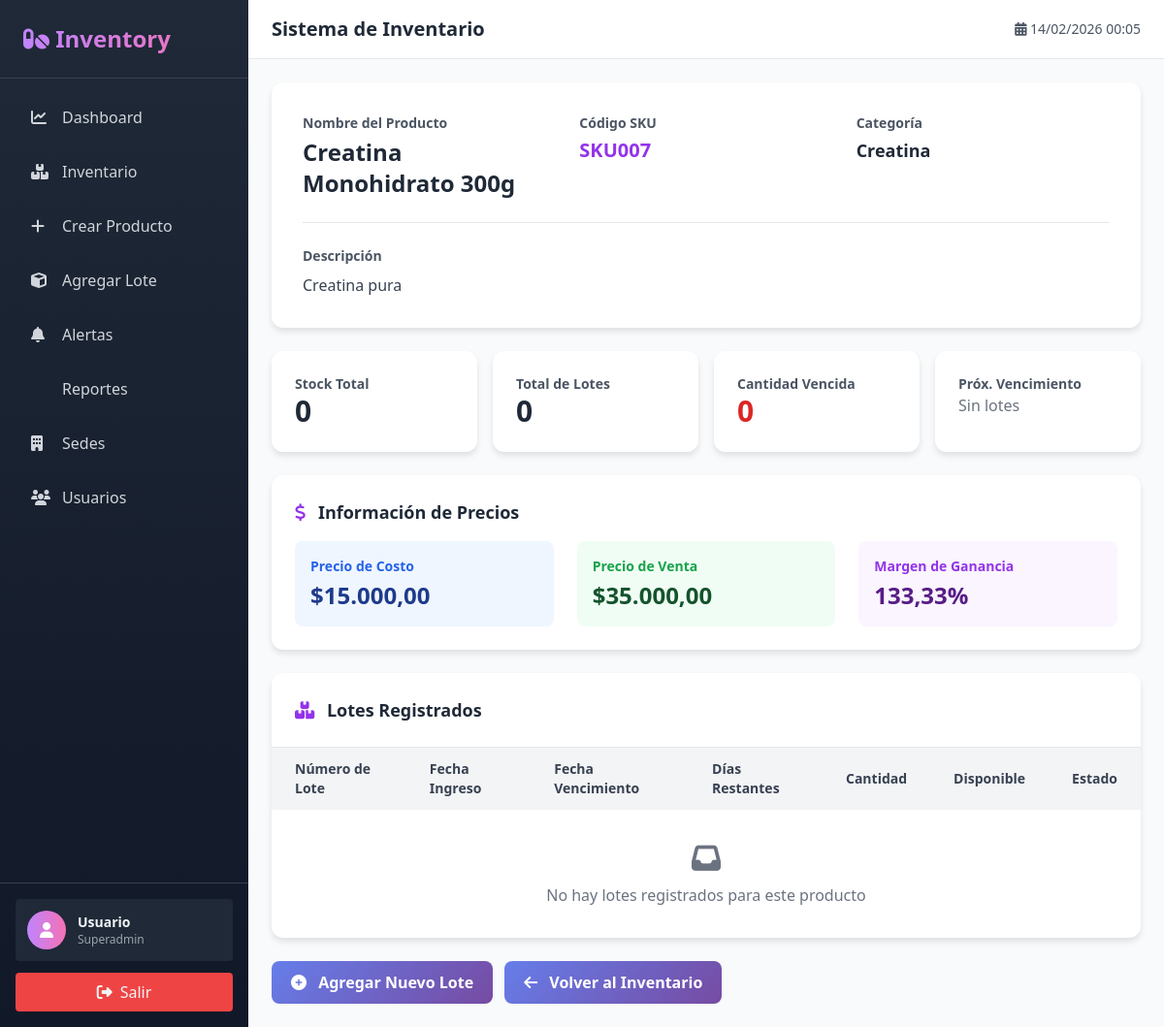
Screenshot of /index.php?action=detalles_producto&id=7 (signed in) with the database file from the repository.
### tables this page shows
CREATE TABLE productos (
    id INT PRIMARY KEY AUTO_INCREMENT,
    nombre VARCHAR(150) NOT NULL,
    codigo_sku VARCHAR(50) UNIQUE,
    categoria_id INT NOT NULL,
    descripcion TEXT,
    precio_costo DECIMAL(10, 2) NOT NULL,
    precio_venta DECIMAL(10, 2) NOT NULL,
    stock_minimo INT DEFAULT 10,
    estado ENUM('activo', 'inactivo') DEFAULT 'activo',
    created_at TIMESTAMP DEFAULT CURRENT_TIMESTAMP,
    updated_at TIMESTAMP DEFAULT CURRENT_TIMESTAMP ON UPDATE CURRENT_TIMESTAMP,
    FOREIGN KEY (categoria_id) REFERENCES categorias(id) ON DELETE RESTRICT,
    INDEX(nombre),
    INDEX(codigo_sku),
    INDEX(categoria_id)
);

CREATE TABLE categorias (
    id INT PRIMARY KEY AUTO_INCREMENT,
    nombre VARCHAR(100) NOT NULL UNIQUE,
    descripcion TEXT,
    created_at TIMESTAMP DEFAULT CURRENT_TIMESTAMP,
    updated_at TIMESTAMP DEFAULT CURRENT_TIMESTAMP ON UPDATE CURRENT_TIMESTAMP
);

### app/controllers/BaseController.php (called while the page is built, shortened)
<?php
class BaseController {
    protected $db;
    protected $usuario = null;
    public function __construct($db) {
        $this->db = $db;
        $this->verificarSesion();
    }
    protected function verificarSesion() {
        if (!isset($_SESSION['usuario_id'])) {
            if ($this->noEsRutaPublica()) {
                header('Location: /index.php?action=login');
                exit;
            }
        } else {
            $this->cargarUsuario();
        }
    }
    protected function cargarUsuario() {
        $usuario_id = $_SESSION['usuario_id'] ?? null;
        $query = "SELECT u.*, s.nombre as sede_nombre FROM usuarios u
                  LEFT JOIN sedes s ON u.sede_id = s.id
                  WHERE u.id = ?";
        $stmt = $this->db->prepare($query);
        $stmt->bind_param('i', $usuario_id);
        $stmt->execute();
        $result = $stmt->get_result();
        if ($result->num_rows > 0) {
            $this->usuario = $result->fetch_assoc();
        } else {
            session_destroy();
            header('Location: /index.php?action=login');
            exit;
        }
    }
    protected function usuarioActual() {
        return $this->usuario;
    }
    protected function renderizar($vista, $datos = []) {
        extract($datos);
        $archivo = __DIR__ . '/../views/' . $vista . '.php';
        include $archivo;
        include __DIR__ . '/../views/layout.php';
    }
}
?>

### app/controllers/InventoryController.php (called while the page is built, shortened)
<?php
class InventoryController extends BaseController
{
    public function detallesProducto()
    {
        $producto_id = $_GET['id'] ?? '';
        $usuario = $this->usuarioActual();
        $producto = $this->obtenerDetallesProducto($producto_id, $usuario['sede_id']);
        $lotes = $this->obtenerLotesProducto($producto_id, $usuario['sede_id']);
        $this->renderizar('inventory/detalles_producto', [
            'producto' => $producto,
            'lotes' => $lotes,
            'usuario' => $usuario
        ]);
    }
    private function obtenerDetallesProducto($producto_id, $sede_id)
    {
        $query = "SELECT p.*, c.nombre as categoria
                 FROM productos p
                 LEFT JOIN categorias c ON p.categoria_id = c.id
                 WHERE p.id = ?";
        $stmt = $this->db->prepare($query);
        $stmt->bind_param('i', $producto_id);
        $stmt->execute();
        $result = $stmt->get_result();
        $producto = $result->fetch_assoc();
        $lotesQuery = "SELECT
                        SUM(cantidad_disponible) as stock,
                        MIN(fecha_vencimiento) as proximo_vencimiento,
                        COUNT(*) as total_lotes,
                        SUM(CASE WHEN DATEDIFF(fecha_vencimiento, CURDATE()) < 0 AND cantidad_disponible > 0 THEN cantidad_disponible ELSE 0 END) as cantidad_vencida
                      FROM lotes_productos
                      WHERE producto_id = ? AND sede_id = ? AND cantidad_disponible > 0";
        $stmt = $this->db->prepare($lotesQuery);
        $stmt->bind_param('ii', $producto_id, $sede_id);
        $stmt->execute();
        $info = $stmt->get_result()->fetch_assoc();
        $producto = array_merge($producto, $info);
        return $producto;
    }
    private function obtenerLotesProducto($producto_id, $sede_id)
    {
        $lotes = [];
        return $lotes;
    }
}

### app/views/inventory/detalles_producto.php (the view, shortened to what this page needs)
<div class="space-y-6">
    <div class="card p-8">
        <div class="grid grid-cols-1 md:grid-cols-3 gap-6">
            <div>
                <p class="text-sm text-gray-600 font-semibold mb-1">Nombre del Producto</p>
                <p class="text-2xl font-bold text-gray-800"><?php echo htmlspecialchars($producto['nombre']); ?></p>
            </div>
            <div>
                <p class="text-sm text-gray-600 font-semibold mb-1">Código SKU</p>
                <p class="text-xl font-semibold text-purple-600"><?php echo htmlspecialchars($producto['codigo_sku']); ?></p>
            </div>
            <div>
                <p class="text-sm text-gray-600 font-semibold mb-1">Categoría</p>
                <p class="text-lg font-semibold text-gray-800"><?php echo htmlspecialchars($producto['categoria']); ?></p>
            </div>
        </div>
        <div class="mt-6 pt-6 border-t">
            <p class="text-sm text-gray-600 font-semibold mb-2">Descripción</p>
            <p class="text-gray-700"><?php echo htmlspecialchars($producto['descripcion']); ?></p>
        </div>
    </div>
    <div class="grid grid-cols-1 md:grid-cols-4 gap-4">
        <div class="card p-6">
            <p class="text-gray-600 text-sm font-semibold">Stock Total</p>
            <h3 class="text-3xl font-bold text-gray-800"><?php echo $producto['stock'] ?? 0; ?></h3>
        </div>
        <div class="card p-6">
            <p class="text-gray-600 text-sm font-semibold">Total de Lotes</p>
            <h3 class="text-3xl font-bold text-gray-800"><?php echo $producto['total_lotes'] ?? 0; ?></h3>
        </div>
        <div class="card p-6">
            <p class="text-gray-600 text-sm font-semibold">Cantidad Vencida</p>
            <h3 class="text-3xl font-bold text-red-600"><?php echo $producto['cantidad_vencida'] ?? 0; ?></h3>
        </div>
        <div class="card p-6">
            <p class="text-gray-600 text-sm font-semibold">Próx. Vencimiento</p>
            <?php if ($producto['proximo_vencimiento']): ?>
                <h3 class="text-xl font-bold text-gray-800"><?php echo date('d/m/Y', strtotime($producto['proximo_vencimiento'])); ?></h3>
            <?php else: ?>
                <p class="text-gray-500">Sin lotes</p>
            <?php endif; ?>
        </div>
    </div>
    <div class="card p-6">
        <h3 class="text-lg font-bold text-gray-800 mb-4">
            <i class="fas fa-dollar-sign text-purple-600 mr-2"></i> Información de Precios
        </h3>
        <div class="grid grid-cols-1 md:grid-cols-3 gap-6">
            <div class="p-4 bg-blue-50 rounded-lg">
                <p class="text-sm text-blue-600 font-semibold mb-1">Precio de Costo</p>
                <p class="text-2xl font-bold text-blue-900">$<?php echo number_format($producto['precio_costo'], 2, ',', '.'); ?></p>
            </div>
            <div class="p-4 bg-green-50 rounded-lg">
                <p class="text-sm text-green-600 font-semibold mb-1">Precio de Venta</p>
                <p class="text-2xl font-bold text-green-900">$<?php echo number_format($producto['precio_venta'], 2, ',', '.'); ?></p>
            </div>
            <div class="p-4 bg-purple-50 rounded-lg">
                <p class="text-sm text-purple-600 font-semibold mb-1">Margen de Ganancia</p>
                <?php $ganancia = (($producto['precio_venta'] - $producto['precio_costo']) / $producto['precio_costo']) * 100; ?>
                <p class="text-2xl font-bold text-purple-900"><?php echo number_format($ganancia, 2, ',', '.'); ?>%</p>
            </div>
        </div>
    </div>
    <div class="card">
        <div class="p-6 border-b">
            <h3 class="text-lg font-bold text-gray-800">
                <i class="fas fa-boxes text-purple-600 mr-2"></i> Lotes Registrados
            </h3>
        </div>
        <div class="overflow-x-auto">
            <table class="w-full">
                <thead class="bg-gray-100">
                    <tr>
                        <th class="px-6 py-3 text-left text-sm font-semibold text-gray-700">Número de Lote</th>
                        <th class="px-6 py-3 text-left text-sm font-semibold text-gray-700">Fecha Ingreso</th>
                        <th class="px-6 py-3 text-left text-sm font-semibold text-gray-700">Fecha Vencimiento</th>
                        <th class="px-6 py-3 text-left text-sm font-semibold text-gray-700">Días Restantes</th>
                        <th class="px-6 py-3 text-left text-sm font-semibold text-gray-700">Cantidad</th>
                        <th class="px-6 py-3 text-left text-sm font-semibold text-gray-700">Disponible</th>
                        <th class="px-6 py-3 text-left text-sm font-semibold text-gray-700">Estado</th>
                    </tr>
                </thead>
                <tbody class="divide-y">
                    <?php if (empty($lotes)): ?>
                        <tr>
                            <td colspan="7" class="px-6 py-8 text-center text-gray-500">
                                <i class="fas fa-inbox text-3xl mb-2"></i>
                                <p>No hay lotes registrados para este producto</p>
                            </td>
                        </tr>
                    <?php endif; ?>
                </tbody>
            </table>
        </div>
    </div>
    <div class="flex gap-3">
        <a href="/index.php?action=agregar_lote" class="btn-primary">
            <i class="fas fa-plus-circle mr-2"></i> Agregar Nuevo Lote
        </a>
        <a href="/index.php?action=inventory" class="btn-primary bg-gray-500 hover:bg-gray-600">
            <i class="fas fa-arrow-left mr-2"></i> Volver al Inventario
        </a>
    </div>
</div>

### app/views/layout.php (style rules this page uses)
* { margin: 0; padding: 0; box-sizing: border-box; }
body { background: linear-gradient(135deg, #667eea 0%, #764ba2 100%); min-height: 100vh; font-family: 'Segoe UI', Tahoma, Geneva, Verdana, sans-serif; }
.card { background: white; border-radius: 12px; box-shadow: 0 4px 6px rgba(0, 0, 0, 0.1); transition: all 0.3s ease; }
.btn-primary { background: linear-gradient(135deg, #667eea 0%, #764ba2 100%); color: white; padding: 10px 20px; border-radius: 8px; border: none; cursor: pointer; transition: all 0.3s ease; font-weight: 600; }

### rows the page displays
productos: nombre "Creatina Monohidrato 300g", codigo_sku "SKU007", categoria.nombre "Creatina", descripcion "Creatina pura", precio_costo "15.000,00", precio_venta "35.000,00", ganancia "133,33"

### other values shown
$item['label'] "Dashboard"
$item['label'] "Inventario"
$item['label'] "Crear Producto"
$item['label'] "Agregar Lote"
$item['label'] "Alertas"
$item['label'] "Reportes"
$item['label'] "Sedes"
$item['label'] "Usuarios"
substr($_SESSION['usuario_nombre'] ?? 'Usuario', 0, 20) "Usuario"
$_SESSION['rol'] "Superadmin"
$pageTitles[$action] "Sistema de Inventario"
$producto['stock'] "0"
$producto['total_lotes'] "0"
$producto['cantidad_vencida'] "0"
